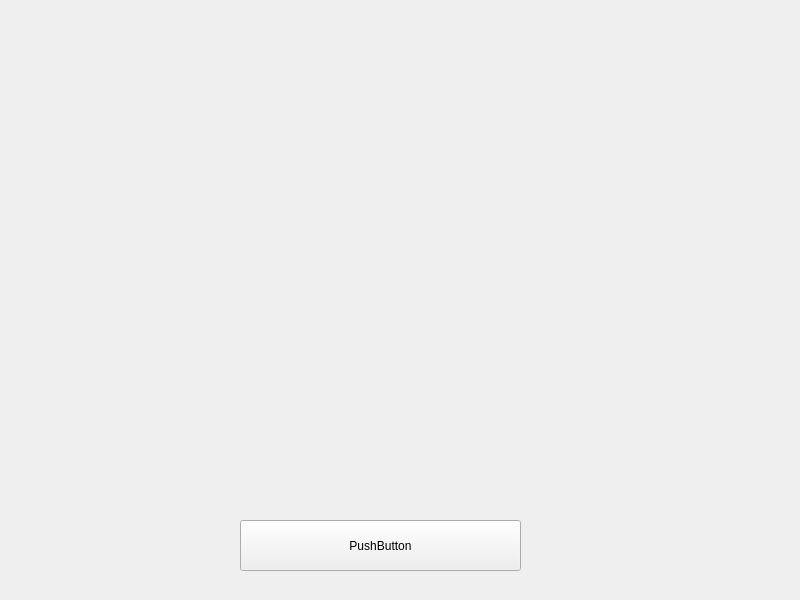
<?xml version="1.0" encoding="UTF-8"?>
<ui version="4.0">
 <class>MainWindow</class>
 <widget class="QMainWindow" name="MainWindow">
  <property name="geometry">
   <rect>
    <x>0</x>
    <y>0</y>
    <width>800</width>
    <height>600</height>
   </rect>
  </property>
  <property name="windowTitle">
   <string>MainWindow</string>
  </property>
  <widget class="QWidget" name="centralwidget">
   <widget class="QPushButton" name="pushButton">
    <property name="geometry">
     <rect>
      <x>240</x>
      <y>520</y>
      <width>281</width>
      <height>51</height>
     </rect>
    </property>
    <property name="text">
     <string>PushButton</string>
    </property>
   </widget>
   <widget class="QWidget" name="widget" native="true">
    <property name="geometry">
     <rect>
      <x>469</x>
      <y>39</y>
      <width>291</width>
      <height>211</height>
     </rect>
    </property>
   </widget>
   <widget class="QWidget" name="widget_2" native="true">
    <property name="geometry">
     <rect>
      <x>29</x>
      <y>309</y>
      <width>731</width>
      <height>171</height>
     </rect>
    </property>
   </widget>
  </widget>
 </widget>
 <resources/>
 <connections/>
</ui>
